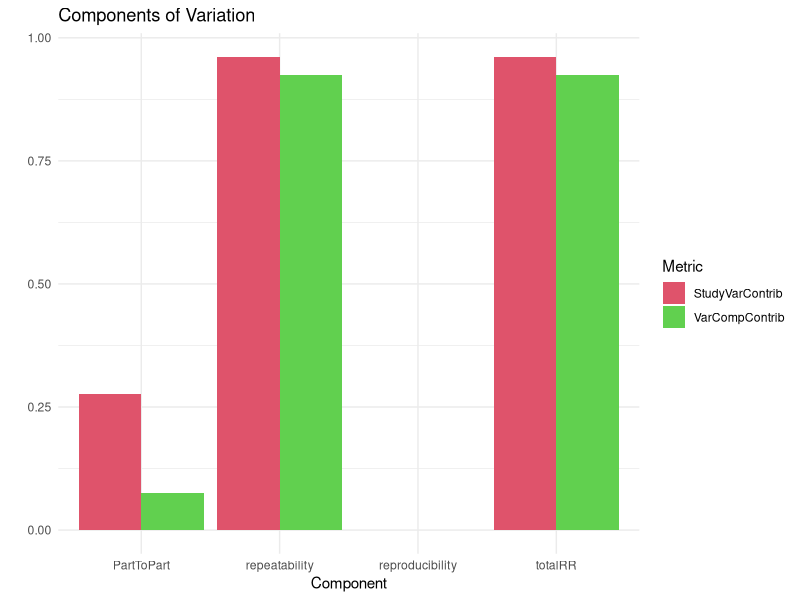
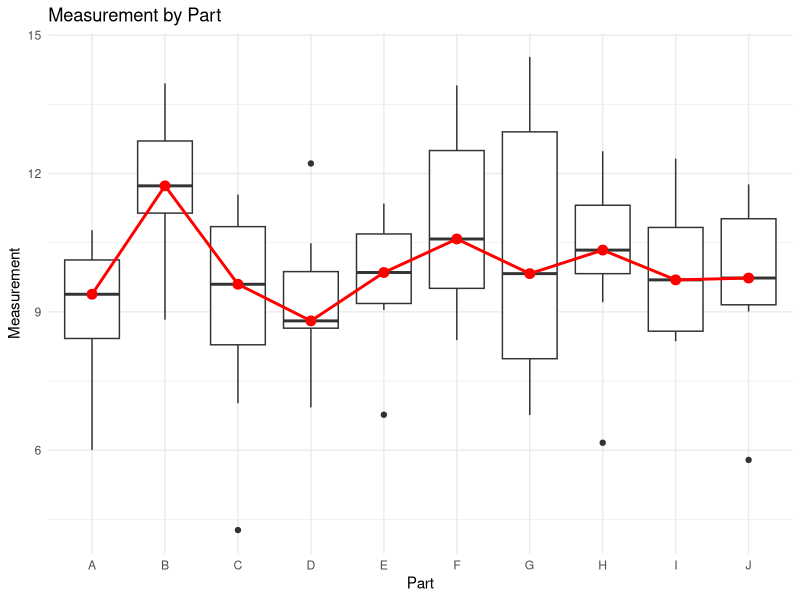
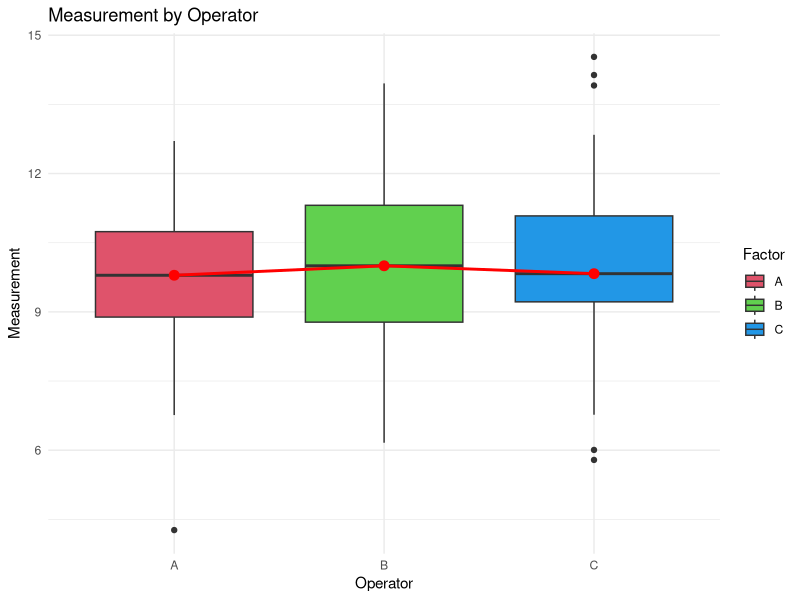
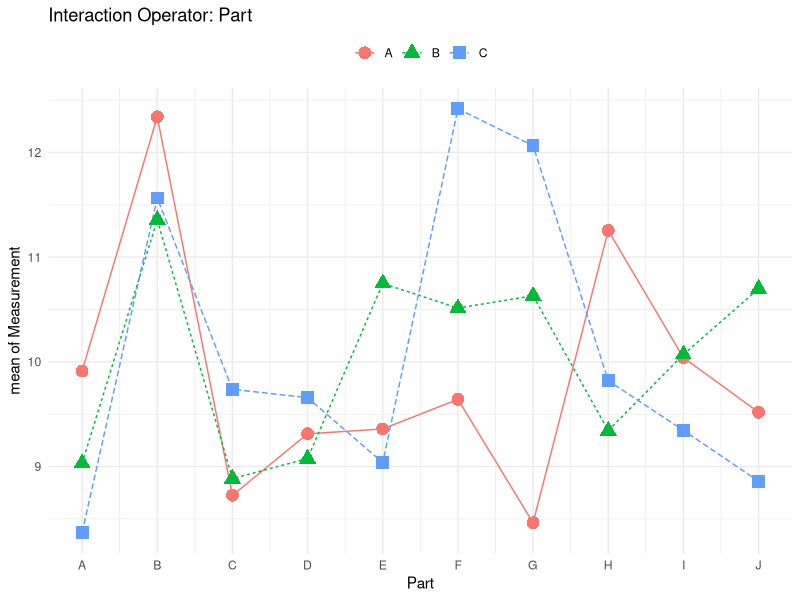

R code for these plots, in order:

library(R6)
# Funciones auxiliares
.aip <- function(x.factor, trace.factor, response, fun = mean, type = c("l", "p", "b"), legend = TRUE, trace.label = NULL,
                       fixed = FALSE, xlab = deparse(substitute(x.factor)), ylab ="Measurement" , ylim = NULL, lty = 1:length(unique(trace.factor)),
                       col = 1, pch = c(1L:9, 0, letters), xpd = NULL, leg.bg = par("bg"), leg.bty = "o", xtick = FALSE, xaxt = par("xaxt"), axes = TRUE, title = "", ...) {
  ylabel <- paste(ylab )
  type <- match.arg(type)

  # Asegurarse de que los factores son realmente factores
  x.factor <- factor(x.factor)
  trace.factor <- factor(trace.factor)

  # Calcular los valores de celda
  cellNew <- tapply(response, list(x.factor, trace.factor), fun)
  cellNew <- as.data.frame(as.table(cellNew))
  colnames(cellNew) <- c("x.factor", "trace.factor", "response")

  # Convertir x.factor a numérico sólo para la visualización, pero mantenerlo como factor en los datos
  cellNew$x.numeric <- as.numeric(cellNew$x.factor)

  # Crear el gráfico
  p <- ggplot(cellNew, aes(x = x.numeric, y = response, group = trace.factor, color = trace.factor, shape = trace.factor, linetype = trace.factor)) +
    geom_line() +
    geom_point(size = 4) +
    # geom_text(aes(label = round(response, 2)), vjust = -0.5) +  # Comentar o eliminar esta línea para ocultar números
    scale_x_continuous(breaks = unique(cellNew$x.numeric), labels = levels(cellNew$x.factor)) +  # Etiquetas de x.factor
    labs(x = xlab, y = ylabel, title = title, color = trace.label, shape = trace.label, linetype = trace.label) +
    theme_minimal()

  if (!is.null(ylim)) {
    p <- p + ylim(ylim)
  }

  if (legend) {
    p <- p + theme(legend.position = "top")
  } else {
    p <- p + theme(legend.position = "none")
  }

  print(p)

  invisible()
}



.c4 = function(n) {
  if (n > 1 && n < 342)
    sqrt(2/(n - 1)) * (factorial(n/2 - 1)/factorial((n - 1)/2 - 1))
  else stop("n needs to be bigger than 1 and smaller than 342")
}
# Definición de la clase gageRR
gageRR <- R6Class("gageRR",
                  public = list(
                    X = NULL,
                    ANOVA = NULL,
                    RedANOVA = NULL,
                    method = NULL,
                    Estimates = NULL,
                    Varcomp = NULL,
                    Sigma = NULL,
                    GageName = NULL,
                    GageTolerance = NULL,
                    DateOfStudy = NULL,
                    PersonResponsible = NULL,
                    Comments = NULL,
                    b = NULL,
                    a = NULL,
                    y = NULL,
                    facNames = NULL,
                    numO = NULL,
                    numP = NULL,
                    numM = NULL,
                    initialize = function(X, ANOVA = NULL, RedANOVA = NULL, method = NULL, Estimates = NULL, Varcomp = NULL,
                                                                Sigma = NULL, GageName = NULL, GageTolerance = NULL, DateOfStudy = NULL,
                                                                PersonResponsible = NULL, Comments = NULL, b = NULL, a = NULL, y = NULL,
                                                                facNames = NULL, numO = NULL, numP = NULL, numM = NULL) {
                      self$X <- X
                      self$ANOVA <- ANOVA
                      self$RedANOVA <- RedANOVA
                      self$method <- method
                      self$Estimates <- Estimates
                      self$Varcomp <- Varcomp
                      self$Sigma <- Sigma
                      self$GageName <- GageName
                      self$GageTolerance <- GageTolerance
                      self$DateOfStudy <- DateOfStudy
                      self$PersonResponsible <- PersonResponsible
                      self$Comments <- Comments
                      self$b <- b
                      self$a <- a
                      self$y <- y
                      self$facNames <- facNames
                      self$numO <- numO
                      self$numP <- numP
                      self$numM <- numM
                    },
    show = function() {
      print(as.data.frame(self$X))
    },
    subset = function(i, j) {
      return(self$X[i, j])
    },
    summary = function() {
      if (all(is.na(self$X$Measurement))) {
        cat("Gage R&R Summary\n")
        cat("-----------------\n")
        cat("Method: ", self$method, "\n")
        cat("Sigma: ", self$Sigma, "\n")
        cat("Gage Name: ", self$GageName, "\n")
        cat("Gage Tolerance: ", self$GageTolerance, "\n")
        cat("Date of Study: ", self$DateOfStudy, "\n")
        cat("Person Responsible: ", self$PersonResponsible, "\n")
        cat("Comments: ", self$Comments, "\n")
        cat("Operators: ", self$numO, "\n")
        cat("Parts: ", self$numP, "\n")
        cat("Measurements per Part: ", self$numM, "\n")
      } else {
        cat("\n")
        cat("Operators:\t", self$numO, "\tParts:\t", self$numP, "\n")
        cat("Measurements:\t", self$numM, "\tTotal:\t", nrow(self$X), "\n")
        cat("----------\n")
      }
      return(invisible(self))
    },
    response = function() {
      return(self$X$Measurement)
    },
    replace_response = function(value) {
      self$X$Measurement = value
      return(self)
    },
    names = function() {
      return(names(as.data.frame(self)))
    },
    as_data_frame = function() {
      return(as.data.frame(self))
    },
    get_tolerance = function() {
      return(unlist(self$GageTolerance))
    },
    set_tolerance = function(value) {
      if (!is.numeric(value))
        stop("GageTolerance needs to be numeric")
      self$GageTolerance = value
      return(self)
    },
    get_sigma = function() {
      return(unlist(self$Sigma))
    },
    set_sigma = function(value) {
      if (!is.numeric(value))
        stop("Sigma needs to be numeric")
      self$Sigma = value
      return(self)
    }
                  )
)

# función gageRRdesign modificada
gageRRDesign = function(Operators = 3, Parts = 10, Measurements = 3, method = "crossed", sigma = 6, randomize = TRUE) {
  # Validación de argumentos
  if (!is.numeric(sigma))
    stop("sigma needs to be numeric")
  if (method != "nested" && method != "crossed")
    stop("Unknown method specified. Use 'method = nested' or 'method = crossed'.")
  Measurements <- as.integer(Measurements)
  if (!is.numeric(Measurements) || Measurements <= 0)
    stop("Number of Measurements per Part must be a positive integer.")


  opvec <- factor()
  partvec <- factor()

  yName <- "Measurement"
  aName <- "Operator"
  bName <- "Part"
  abName <- "Operator:Part"

  Operators <- unique(Operators)
  Parts <- unique(Parts)

  if (is.numeric(Operators))
    opvec <- factor(LETTERS[1:Operators[1]])
  if (is.character(Operators))
    opvec <- factor(Operators)

  if (length(unique(opvec)) > 26)
    stop("Too many Operators!")
  if (length(unique(opvec)) < 2)
    stop("Not enough Operators")

  if (is.numeric(Parts))
    partvec <- factor(LETTERS[1:Parts[1]])
  if (is.character(Parts))
    partvec <- factor(Parts)

  if (length(unique(partvec)) > 26)
    stop("Too many Parts!")
  if (length(unique(partvec)) < 2)
    stop("Too few Parts")

  Measurement <- rep(NA, (length(opvec) * length(partvec) * Measurements))
  outFrame <- data.frame()

  if (method == "crossed") {
    temp <- expand.grid(opvec, partvec)
    o <- rep(temp[, 1], Measurements)
    p <- rep(temp[, 2], Measurements)
  } else {
    p <- rep(sort(rep(partvec, length(opvec))), Measurements)
    o <- (rep(opvec, length(Measurement) / length(opvec)))
    p <- p[order(o,p)]
    o <- o[order(o,p)]
  }

  if (randomize)
    outFrame <- data.frame(StandardOrder = 1:length(Measurement), RunOrder = sample(1:length(Measurement), length(Measurement)), Operator = factor(o), Part = factor(p), Measurement)
  else
    outFrame <- data.frame(StandardOrder = 1:length(Measurement), RunOrder = 1:length(Measurement), Operator = factor(o), Part = factor(p), Measurement)

  outFrame <- outFrame[order(outFrame$RunOrder), ]
  # Valores predeterminados
  gageRRObj <- gageRR$new(
    X = outFrame,
    ANOVA = NULL,
    RedANOVA = NULL,
    method = method,
    Estimates = NULL,
    Varcomp = NULL,
    Sigma = sigma,
    GageName = NULL,
    GageTolerance = NULL,
    DateOfStudy = Sys.Date(),
    PersonResponsible = NULL,
    Comments = NULL,
    b = factor(p),
    a = factor(o),
    y = as.numeric(Measurement),
    facNames = c(yName, aName, bName, abName),
    numO = length(unique(opvec)),  # Número de operadores
    numP = length(unique(partvec)),  # Número de partes
    numM = Measurements  # Número de mediciones
  )

  return(gageRRObj)
}

gageRR_ = function(gdo, method = "crossed", sigma = 6, alpha = 0.25, DM = NULL, HM = NULL, tolerance = NULL, dig = 3, ...) {
  method <- method

  yName <- "Measurement"
  aName <- "Operator"
  bName <- "Part"

  abName <- if(method == "crossed") paste(aName, ":", bName, sep = "")
  else if(method == "nested") paste(bName, "(", aName, ")", sep = "")
  else NA

  bTobName <- paste(bName, "to", bName, sep = " ")

  if (is.null(tolerance)) tolerance <- gdo$get_tolerance()

  y <- gdo$X[[yName]]
  a <- gdo$X[[aName]]
  b <- gdo$X[[bName]]

  nestedFormula <- as.formula(paste(yName, "~", aName, "/", bName))
  crossedFormula <- as.formula(paste(yName, "~", aName, "*", bName))
  reducedFormula <- as.formula(paste(yName, "~", aName, "+", bName))

  if (method == "nested") {
    numA <- nlevels(a)
    numB <- nlevels(b)
    numMPP <- length(y) / (numB * numA)

    gdo$numO <- numA
    gdo$numP <- numB
    gdo$numM <- numMPP

    fit <- aov(nestedFormula, data = gdo$X)
    meanSq <- anova(fit)[, 3]

    gdo$ANOVA <- fit
    gdo$method <- "nested"

    MSa <- meanSq[1]
    MSab <- meanSq[2]
    MSe <- meanSq[3]

    Cerror <- MSe
    Cb <- (MSab - MSe) / numMPP
    Ca <- (MSa - MSab) / (numB * numMPP)

    if (Ca <= 0) Ca <- 0
    if (Cb <= 0) Cb <- 0

    Cab <- 0
    totalRR <- Ca + Cab + Cerror
    repeatability <- Cerror
    reproducibility <- Ca
    bTob <- Cb
    totalVar <- Cb + Ca + Cab + Cerror

    estimates <- list(Cb = Cb, Ca = Ca, Cab = Cab, Cerror = Cerror)
    varcomp <- list(totalRR = totalRR, repeatability = repeatability, reproducibility = reproducibility, bTob = bTob, totalVar = totalVar)

    gdo$Estimates <- estimates
    gdo$Varcomp <- varcomp
  }

  if (method == "crossed") {
    numA <- nlevels(a)
    numB <- nlevels(b)
    numMPP <- length(a) / (numA * numB)

    gdo$numO <- numA
    gdo$numP <- numB
    gdo$numM <- numMPP

    fit <- aov(crossedFormula, data = gdo$X)
    model <- anova(fit)

    gdo$ANOVA <- fit
    gdo$method <- "crossed"

    MSb <- MSa <- MSab <- MSe <- 0

    if (bName %in% row.names(model)) MSb <- model[bName, "Mean Sq"]
    else warning(paste("missing factor", bName, "in model"))

    if (aName %in% row.names(model)) MSa <- model[aName, "Mean Sq"]
    else warning(paste("missing factor", aName, "in model"))

    if (abName %in% row.names(model)) MSab <- model[abName, "Mean Sq"]
    else warning(paste("missing interaction", abName, "in model"))

    if ("Residuals" %in% row.names(model)) MSe <- model["Residuals", "Mean Sq"]
    else warning("missing Residuals in model")

    Cb <- Ca <- Cab <- Cerror <- 0

    Cb <- (MSb - MSab) / (numA * numMPP)
    Ca <- (MSa - MSab) / (numB * numMPP)
    Cab <- (MSab - MSe) / numMPP
    Cerror <- (MSe)

    gdo$RedANOVA <- gdo$ANOVA

    if ((Cab < 0) || (model[abName, "Pr(>F)"] >= alpha)) {
      redFit <- aov(reducedFormula, data = gdo$X)
      model <- anova(redFit)

      MSb <- MSa <- MSab <- MSe <- 0

      if (bName %in% row.names(model)) MSb <- model[bName, "Mean Sq"]
      else warning(paste("missing factor", bName, "in model"))

      if (aName %in% row.names(model)) MSa <- model[aName, "Mean Sq"]
      else warning(paste("missing factor", aName, "in model"))

      if ("Residuals" %in% row.names(model)) MSe <- model["Residuals", "Mean Sq"]
      else warning("missing Residuals in model")

      Cb <- Ca <- Cab <- Cerror <- 0

      Cb <- (MSb - MSe) / (numA * numMPP)
      Ca <- (MSa - MSe) / (numB * numMPP)
      Cab <- 0
      Cerror <- (MSe)

      gdo$RedANOVA <- redFit
    }

    gdo$method <- "crossed"
    Ca <- max(0, Ca)
    Cb <- max(0, Cb)
    Cab <- max(0, Cab)

    totalRR <- Ca + Cab + Cerror
    repeatability <- Cerror
    reproducibility <- Ca + Cab
    bTob <- max(0, Cb)
    totalVar <- Cb + Ca + Cab + Cerror

    estimates <- list(Cb = Cb, Ca = Ca, Cab = Cab, Cerror = Cerror)
    varcomp <- list(totalRR = totalRR, repeatability = repeatability, reproducibility = reproducibility, a = Ca, a_b = Cab, bTob = bTob, totalVar = totalVar)

    gdo$Estimates <- estimates
    gdo$Varcomp <- varcomp
  }

  cat("\n")
  cat(paste("AnOVa Table - ", gdo$method, "Design\n"))
  print(summary(gdo$ANOVA))
  cat("\n")
  cat("----------\n")

  if (!identical(gdo$RedANOVA, gdo$ANOVA) && gdo$method == "crossed") {
    cat(paste("AnOVa Table Without Interaction - ", gdo$method, "Design\n"))
    print(summary(gdo$RedANOVA))
    cat("\n")
    cat("----------\n")
  }

  Source <- names(gdo$Varcomp)
  Source[Source == "repeatability"] <- " repeatability"
  Source[Source == "reproducibility"] <- " reproducibility"
  Source[Source == "a_b"] <- paste("  ", abName)
  Source[Source == "a"] <- paste("  ", aName)
  Source[Source == "bTob"] <- bTobName

  VarComp <- round(as.numeric(gdo$Varcomp[c(1:length(gdo$Varcomp))]), 3)
  Contribution <- round(as.numeric(gdo$Varcomp[c(1:length(gdo$Varcomp))]) / as.numeric(gdo$Varcomp[length(gdo$Varcomp)]), 3)
  VarComp <- t(data.frame(gdo$Varcomp))
  VarCompContrib <- VarComp / gdo$Varcomp$totalVar
  Stdev <- sqrt(VarComp)
  StudyVar <- Stdev * gdo$Sigma
  StudyVarContrib <- StudyVar / StudyVar["totalVar", ]
  SNR <- 1
  ptRatio <- NULL
  temp <- NULL

  if ((length(gdo$GageTolerance) > 0) && (gdo$GageTolerance > 0)) {
    ptRatio <- StudyVar / gdo$GageTolerance
    temp <- data.frame(VarComp, VarCompContrib, Stdev, StudyVar, StudyVarContrib, ptRatio)
    names(temp)[6] <- c("P/T Ratio")
    row.names(temp) <- c(Source)
  } else {
    temp <- data.frame(VarComp, VarCompContrib, Stdev, StudyVar, StudyVarContrib)
    row.names(temp) <- c(Source)
  }

  cat("\n")
  cat("Gage R&R\n")
  tempout <- temp
  print(format(tempout, digits = dig))
  cat("\n")
  cat("---\n")
  cat(" * Contrib equals Contribution in %\n")

  SNRTemp <- sqrt(2) * (temp[bTobName, "Stdev"] / temp["totalRR", "Stdev"])
  if (SNRTemp > 1) SNR <- SNRTemp

  cat(paste(" **Number of Distinct Categories (truncated signal-to-noise-ratio) =", floor(SNR), "\n"))
  cat("\n")
  invisible(gdo)
}
setMethod("plot", signature(x = "gageRR"), function(x, y, main=NULL, xlab=NULL, ylab=NULL, col, lwd, fun = mean, ...) {
library(ggplot2)
library(dplyr)
library(tidyr)
library(tibble)
library(gridExtra)
  gdo <- x
  yName <- x$facNames[1]
  aName <- x$facNames[2]
  bName <- x$facNames[3]
  abName <- paste(aName, ":", bName, sep = "")
  if (missing(col))
    col <- 2:(length(unique(gdo$b)) + 1)
  if (missing(lwd))
    lwd <- 1
  temp <- NULL
  Source <- names(gdo$Varcomp)
  VarComp <- round(as.numeric(gdo$Varcomp), 3)
  Contribution <- round(as.numeric(gdo$Varcomp) / as.numeric(gdo$Varcomp[length(gdo$Varcomp)]), 3)
  VarComp <- t(data.frame(gdo$Varcomp))
  VarCompContrib <- VarComp / gdo$Varcomp$totalVar
  Stdev <- sqrt(VarComp)
  StudyVar <- Stdev * gdo$Sigma
  StudyVarContrib <- StudyVar / StudyVar["totalVar", ]
  if ((length(gdo$GageTolerance) > 0) && (gdo$GageTolerance > 0)) {
    ptRatio <- StudyVar / gdo$GageTolerance
    temp <- data.frame(VarComp, VarCompContrib, Stdev, StudyVar, StudyVarContrib, ptRatio)
    contribFrame <- data.frame(VarCompContrib, StudyVarContrib, ptRatio)
    names(temp)[6] <- c("P/T Ratio")
    row.names(temp) <- c(Source)
    SNR <- sqrt(2 * (temp["bTob", "VarComp"] / temp["totalRR", "VarComp"]))
  } else {
    temp <- data.frame(VarComp, VarCompContrib, Stdev, StudyVar, StudyVarContrib)
    contribFrame <- data.frame(VarCompContrib, StudyVarContrib)
  }
  bTob <- paste(bName, "To", bName, sep = "")
  Source[Source == "bTob"] <- bTob
  row.names(contribFrame) <- Source
  if (gdo$method == "crossed")
    contribFrame <- contribFrame[-match(c("totalVar", "a", "a_b"), row.names(temp)), ]
  else contribFrame <- contribFrame[-match(c("totalVar"), row.names(temp)), ]
  numBars <-ncol(contribFrame)
  # Convertir los datos en un formato adecuado
  contrib_df <- as.data.frame(contribFrame)
  contrib_df$component <- rownames(contribFrame)
  contrib_df <- contrib_df %>%
    rownames_to_column(var = "Source") %>%
    filter(Source != "totalVar")
  ymax <- max(max(contribFrame))
  main1 <- NA
  # Crear el gráfico
  #  format for ggplot2
  contribFrame_long <- as.data.frame(contribFrame)
  contribFrame_long$Component <- rownames(contribFrame_long)
  contribFrame_long <- tidyr::gather(contribFrame_long, key = "Metric", value = "Value", -Component)
  # Components of Variation
  p1 <- ggplot(contribFrame_long, aes(x = Component, y = Value, fill = Metric)) +
    geom_bar(stat = "identity", position = "dodge") +
    labs(title = ifelse(is.null(main[1]), "Components of Variation", main[1]),
         x = ifelse(is.null(xlab[1]), "Component", xlab[1]),
         y = ifelse(is.null(ylab[1]), "", ylab[1])) +
    theme_minimal() +
    scale_fill_manual(values = col[1:nlevels(factor(contribFrame_long$Metric))])

  print(p1)
  #Measurement by part
  main2<-NA
  if (gdo$method == "crossed") {
    main2 <- NA
    if (missing(main) || is.na(main[2]))
      main2 <- paste(yName, "by", bName)
    else main2 <- main[2]
    xlab2 <- NA
    if (missing(xlab) || is.na(xlab[2]))
      xlab2 <- bName
    else xlab2 <- xlab[2]
    ylab2 <- NA
    if (missing(ylab) || is.na(ylab[2]))
      ylab2 <- yName
    else ylab2 <- ylab[2]
  p2 <- ggplot(gdo$X, aes_string(x = bName, y = yName)) +
    geom_boxplot() +
    stat_summary(fun = median, geom = "line", aes(group = 1), color = "red", size = lwd) +
    stat_summary(fun = median, geom = "point", color = "red", size = 3) +
    labs(title = ifelse(is.null(main2), paste(yName, "by", bName), main2),
         x = ifelse(is.null(xlab2), bName, xlab2),
         y = ifelse(is.null(ylab2), yName, ylab2)) +
    theme_minimal()

  print(p2)
  #Measurement by operator
  main3 = NA
  if (missing(main) || is.na(main[3]))
    main3 = paste(yName, "by", aName)
  else main3 = main[3]
  xlab3 = NA
  if (missing(xlab) || is.na(xlab[3]))
    xlab3 = aName
  else xlab3 = xlab[3]
  ylab3 = NA
  if (missing(ylab) || is.na(ylab[3]))
    ylab3 = yName
  else ylab3 = ylab[3]

  p3 <- ggplot(gdo$X, aes_string(x = aName, y = yName)) +
    geom_boxplot(aes(fill = factor(gdo$X[, 3]))) +
    stat_summary(fun = median, geom = "line", aes(group = 1), color = "red", size = lwd) +
    stat_summary(fun = median, geom = "point", color = "red", size = 3) +
    labs(title = ifelse(is.null(main[3]), paste(yName, "by", aName), main[3]),
         x = ifelse(is.null(xlab[3]), aName, xlab[3]),
         y = ifelse(is.null(ylab[3]), yName, ylab[3]),
         fill = "Factor") +
    theme_minimal() +
    scale_fill_manual(values = col)

  print(p3)
  #R chart
  main4 <- NA
  if (missing(main) || is.na(main[4]))
    main4 <- paste("Interaction", abName)
  else main4 <- main[4]

  xlab4 <- NA
  if (missing(xlab) || is.na(xlab[4]))
    xlab4 <- colnames(gdo$X)[4]
  else xlab4 <- xlab[4]

  ylab4 <- NA
  if (missing(ylab) || is.na(ylab[4]))
    ylab4 <- paste(as.character(body(match.fun(fun)))[2], "of", colnames(gdo$X)[5])
  else ylab4 <- ylab[4]
  agg <- aggregate(gdo$X[, yName], list(gdo$X[, aName], gdo$X[, bName]), FUN = mean)
  tab <- table(agg[, 2])
  sgSize <- tab[1]
  old.par <- par()$mar
  par(mar = c(5.1, 4.1, 4.1, 10.1))
  #funcion de interaccion
  .aip(gdo$X[, 4], gdo$X[, 3], response = gdo$X[, 5], xlab = xlab4, ylab = ylab4, title = "Interaction Operator: Part", legend = TRUE,col = col, type = "b", ...)
  par(mar = old.par)
  # Convertir datos a formato adecuado
  D3 <- c(0, 0, 0, 0, 0, 0.076, 0.136, 0.184, 0.223, 0.256, 0.284, 0.308, 0.329, 0.348)
  D4 <- c(0, 3.267, 2.574, 2.282, 2.115, 2.004, 1.924, 1.864, 1.816, 1.777, 1.744, 1.716, 1.692, 1.671, 1.652)
  # Calcular Rm, UCL, LCL
  helpRange <-function(x) {
    return(diff(range(x)))
  }
  aggForLimits <- aggregate(gdo$X[, yName], list(gdo$X[, aName], gdo$X[, bName]), FUN = helpRange)
  agg <-aggregate(gdo$X[, yName], list(gdo$X[, bName], gdo$X[, aName]), FUN = helpRange)

  df <- agg %>%
    mutate(Group = paste(Group.1, Group.2, sep = "")) %>%
    select(-Group.1, -Group.2) %>%
    arrange(Group)


  }
})





# Ejemplo de uso:
# crear un objeto de la clase 'gageRR'
mi_gageRR <- gageRR$new(
  X = data.frame(
    Operator = factor(c("A", "B", "C", "A", "B")),
    Part = factor(c("P1", "P1", "P2", "P2", "P3")),
    Measurement = c(10, 12, 11, 13, 9)
  ),
  ANOVA = NULL,  # Esto puede ser NULL inicialmente y luego calcularlo
  RedANOVA = NULL,  # Igual que ANOVA, puede ser NULL inicialmente
  method = "crossed",
  Estimates = list(),
  Varcomp = list(),
  Sigma = 0.5,
  GageName = "Gage1",
  GageTolerance = 0.1,
  DateOfStudy = "2024-05-15",
  PersonResponsible = "John Doe",
  Comments = "Sample gage R&R study",
  b = factor(c("A", "A", "B", "B", "C")),
  a = factor(c("P1", "P1", "P2", "P2", "P3")),
  y = c(10, 12, 11, 13, 9),
  facNames = c("Measurement", "Operator", "Part"),
  numO = 3,
  numP = 3,
  numM = 2
)

# Crear el objeto gageRRObj
design_example <- gageRRDesign(
  Operators = 3,
  Parts = 10,
  Measurements = 3,
  method = "crossed",
  sigma = 6,
  randomize = TRUE
)

# Crear un diseño para el estudio de Gage
design <- gageRRDesign(Operators = 3, Parts = 10, Measurements = 3, method = "crossed", sigma = 6, randomize = TRUE)
design$X$Measurement <- rnorm(nrow(design$X), mean = 10, sd = 2)
design$X$y <- rnorm(nrow(design$X), mean = 10, sd = 2)
# Ejecutar la función gageRR_
result <- gageRR_(
  gdo = design,
  method = "crossed",   #  método "crossed"
  sigma = 6,            #  sigma
  alpha = 0.25,         # Nivel de significancia
  tolerance = NULL,     # Tolerancia
  dig = 3               # Número de dígitos a mostrar en los resultados
)


plot(result)

